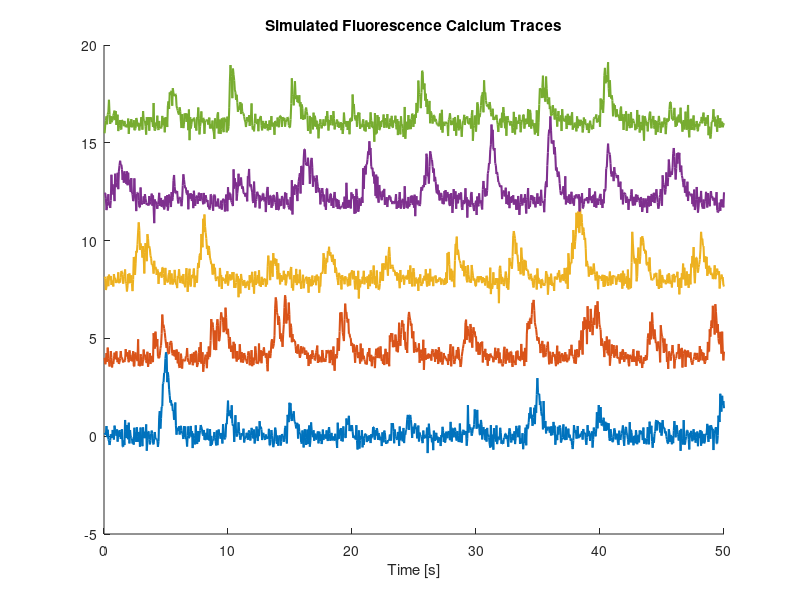

The MATLAB script that drew this image: (Note: this script raises an error after producing the figure.)
%% This script demonstrates the procedures for simulating fluorescence calcium traces with plots for illustration
%% Package required before running the demo: CNMF_E-master (https://github.com/zhoupc/CNMF_E)
clear
clc

addpath(genpath('Simulation_functions'))

%% Set up
seed = 99;
rng(seed);
framerate = 20;       % Hz

%% Construct Positions
trackLen = 100;       % cm
NumLap = 20;
NumTStepperLap = 100;
TotalTStep = NumLap*NumTStepperLap;

PosPerLap = linspace(0,trackLen,NumTStepperLap);
temp = (repmat(PosPerLap,NumLap))';  % Input dimension for function: NumTSteps x NumNeurons
position = temp(:,1);

%% Construct Tuning Curves
NumNeuron = 50;
max_tuning_pos = linspace(0,trackLen,NumNeuron); % Peak firing positions for each neuron
std_tuning = 8;        % cm

firingrate_max = 5;   % Hz
firingrate_timeseries = zeros(NumNeuron,TotalTStep);

for iNeuron = 1:NumNeuron
    firingrate_timeseries(iNeuron,:) = firingrate_max*...
        exp(-0.5*( (position - max_tuning_pos(iNeuron))/std_tuning).^2);
end

%% Spikes
trueSpikes = zeros(NumNeuron,TotalTStep);
% dt = 1
for iTStep = 1:TotalTStep
    for iNeuron = 1:NumNeuron
        trueSpikes(iNeuron,iTStep) = (rand < firingrate_timeseries(iNeuron,iTStep)/framerate);
    end
end % Ground True Spikes

%% AR 2: Spikes to Calcium Traces
trueConcentration = double(trueSpikes);
AR_order = 2;
b = 0;
noise_std = 0.3;              % Variance of Gaussian Noise to the fluorescence

% Generate AR coeffiencients:
% Credit to Wei X et.al.,2019. A zero-inflated gamma model for post-deconvolved calcium imaging traces
temporal_bin = 1/framerate * 1000;   % milisecond
decay_cst = 400;                     % decay constant: milisecond
tau_r = 1;
e_ac = [-1/decay_cst, -1/tau_r];      % if AR(1) then tau_r=0
lambda_1 = exp(e_ac(1)*temporal_bin); % how much decay in one time bin
lambda_2 = exp(e_ac(2)*temporal_bin);
AR_coeff1 = lambda_1 + lambda_2;
AR_coeff2 = -1*lambda_1*lambda_2;

AR_coeff = [AR_coeff2;AR_coeff1;1];

% Calculate the calcium concentration based on AR 2
for t = (AR_order + 1): TotalTStep
    trueConcentration(:, t) = trueConcentration(:, (t - AR_order):t) * AR_coeff;   % Concentration
end

Fluorescence = b + trueConcentration + noise_std * randn(NumNeuron, TotalTStep);

%% Plot Fluorescence Calcium Traces: Figure 6B
randiNeuron = [50 42 30 10 1]; 
NumTraces = 5;
time_interval = (1:1000)/framerate;

figure;hold on; set(gcf,'Position',[235  235  845  376])
for iTrace = 1:NumTraces
    plot(time_interval,Fluorescence(randiNeuron(iTrace),1:1000) + 4*(iTrace-1)*ones(size(time_interval)),...
        '-','LineWidth',1.5)
end
title('Simulated Fluorescence Calcium Traces')
xlabel('Time [s]')

%% Plot One Neuron's Fluorescence Calcium Trace, True Spikes, Inferred Spikes
%% Peak of Calcium Trace Identified, Filtered MPP: Figure 6C
NeuronID =  5; % randi(NumNeuron)
y = Fluorescence(NeuronID,:);

MinProm = 0.00;
peak_min = max(y)*0.30; 
[pks,locs] = findpeaks(y,'MinPeakHeight',peak_min,'MinPeakProminence',MinProm);

[cUnit, sUnit, optionsUnit] = deconvolveCa(y, 'ar1','constrained','optimize_b', 'optimize_pars');
FluorsceMag = zeros(size(y));
FluorsceMag(locs) = pks;
h1 = [0.1, 0.2, 0.4, 0, 0];
h = h1/sum(h1);
x = FluorsceMag;
FilterMPP = conv(x,h,'same');

figure; set(gcf,'Position',[37,75,1196, 551]) 
subplot(5,1,1);
plot(y,'.-','LineWidth',0.8);
xlim([0,450])
set(gca,'FontSize',14,'FontWeight','bold');
set(gca,'XTick',[])
set(gca,'YTick',[])
legend('Raw Fluorescence Trace')

subplot(5,1,2);
h2 = stem(trueSpikes(NeuronID,:),'k','LineWidth',1);
set(h2, 'Marker', 'none');
ylim([0,2])
xlim([0,450])
set(gca,'FontSize',14,'FontWeight','bold');
set(gca,'XTick',[])
set(gca,'YTick',[])
legend('True Spikes')

subplot(5,1,3);
h = stem(sUnit,'r','LineWidth',1);
set(h, 'Marker', 'none');
xlim([0,450])
set(gca,'FontSize',14,'FontWeight','bold');
set(gca,'XTick',[])
set(gca,'YTick',[])
legend('Inferred Spikes from Spike Deconvolution')

subplot(5,1,4);
h3 = stem(locs,pks,'b','LineWidth',1);
set(h3, 'Marker', 'none');
xlim([0,450])
set(gca,'FontSize',14,'FontWeight','bold');
set(gca,'XTick',[])
set(gca,'YTick',[])
legend('Peak Identified')

subplot(5,1,5)
h4 = stem(FilterMPP,'cyan','LineWidth',1);
set(h4, 'Marker', 'none');
xlim([0,450])
set(gca,'FontSize',12,'FontWeight','bold');
set(gca,'XTick',[0:200:400])
set(gca,'YTick',[])
legend('Filtered MPP')
xlabel('Time Steps')

